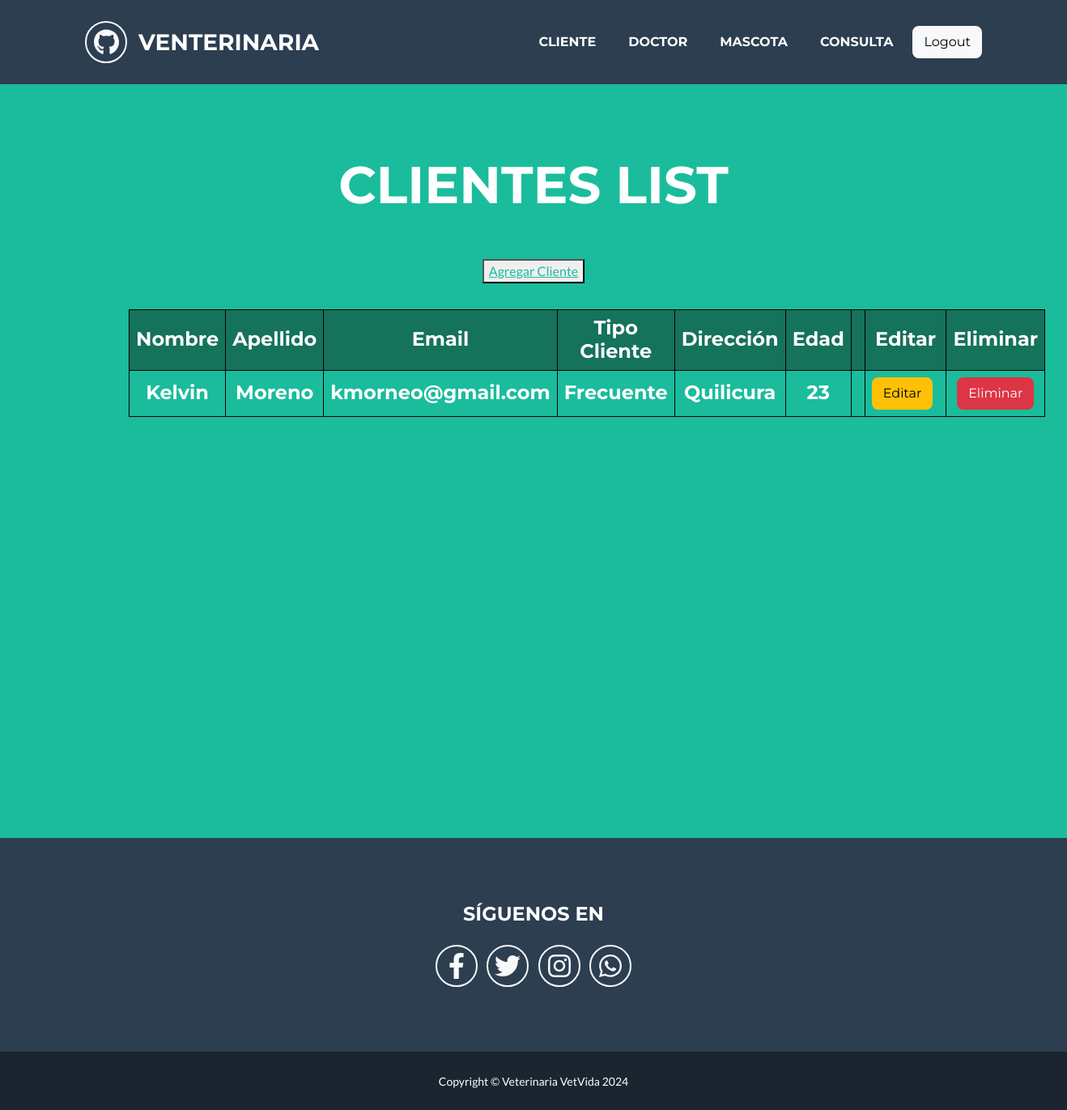
The page /clientes/list (signed in) on the database as committed earlier.
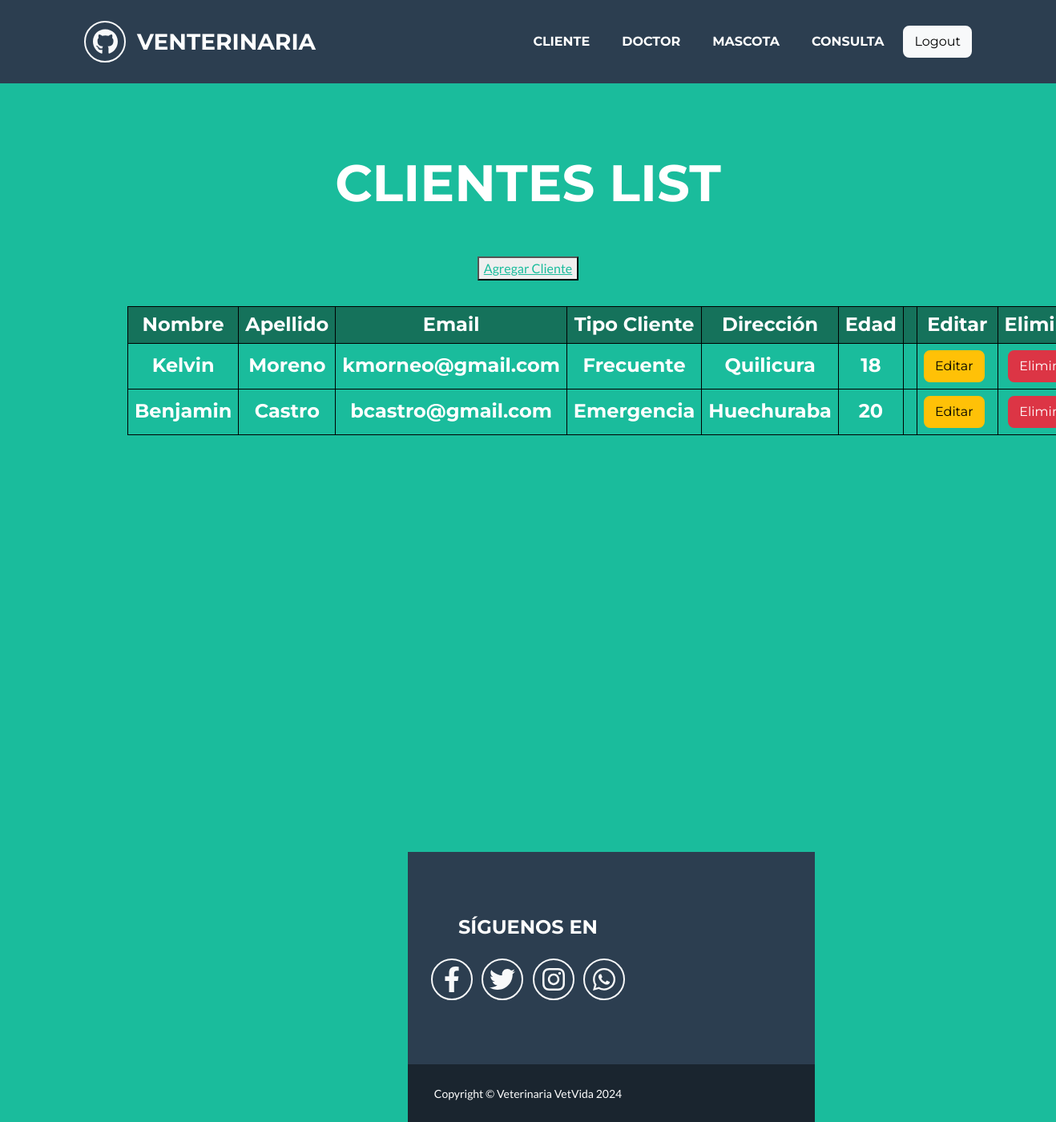
The same page on the database as committed later.
### apps/core/models.py (models this page shows, shortened)
class Cliente(models.Model):
    nombreCliente = models.CharField(max_length=100, null=False, blank=False)
    apellidoCliente = models.CharField(max_length=100, null=False, blank=False)
    emailCliente = models.EmailField(max_length=100, null=True, blank=True)
    tipoCliente = models.ForeignKey(TipoCliente, null=True, blank=True, on_delete = models.CASCADE)
    direccionCliente = models.CharField(max_length=100, null=True, blank=True)
    edadCliente = models.IntegerField(null=True, blank=True)
    class Model:
        verbose_name = "cliente"
        verbose_name_plural = "clientes"

class TipoCliente(models.Model):
    tipoCliente = models.CharField(max_length=100, null=False, blank=False, default="")
    def __str__(self):
        return f"{self.tipoCliente}"

### apps/core/views.py (the view)
# urls.py: path('clientes/list', views.ClienteListView.as_view(), name='clientes_list'),
class ClienteListView(LoginRequiredMixin, ListView):
    model = Cliente
    template_name = 'core/clientes_list.html'

### apps/core/templates/core/clientes_list.html
{% extends 'core/base.html' %}
{% block content %}
    <header style="padding-top: calc(6rem + 104px); padding-bottom: 32rem;" class="masthead bg-primary text-white text-center" >
        <div class="container d-flex align-items-center flex-column">
            <h2 class="masthead-heading text-uppercase mb-0">Clientes List </h2>
            <button style="margin-top: 4rem;"><a href="{% url 'clientes_form' %}"> Agregar Cliente</a></button>
            <h4 style="margin-top: 2rem; max-width: 1000px;">
                <table style="border-collapse: collapse; width: 100%; border: 1px solid black;">
                    <thead>
                        <tr style="border: 1px solid black; background-color: #15725b;">
                            <th style="border: 1px solid black; padding: 8px;">Nombre</th>
                            <th style="border: 1px solid black; padding: 8px;">Apellido</th>
                            <th style="border: 1px solid black; padding: 8px;">Email</th>
                            <th style="border: 1px solid black; padding: 8px;">Tipo Cliente</th>
                            <th style="border: 1px solid black; padding: 8px;">Dirección</th>
                            <th style="border: 1px solid black; padding: 8px;">Edad</th>
                            <th style="border: 1px solid black; padding: 8px;"></th>
                            <th style="border: 1px solid black; padding: 8px;">Editar</th>
                            <th style="border: 1px solid black; padding: 8px;">Eliminar</th>
                        </tr>
                    </thead>
                    <tbody>
                        {% for x in object_list %}
                        <tr style="border: 1px solid black;">
                            <td style="border: 1px solid black; padding: 8px;">{{ x.nombreCliente }}</td>
                            <td style="border: 1px solid black; padding: 8px;">{{ x.apellidoCliente }}</td>
                            <td style="border: 1px solid black; padding: 8px;">{{ x.emailCliente }}</td>
                            <td style="border: 1px solid black; padding: 8px;">{{ x.tipoCliente }}</td>
                            <td style="border: 1px solid black; padding: 8px;">{{ x.direccionCliente }}</td>
                            <td style="border: 1px solid black; padding: 8px;">{{ x.edadCliente }}</td>
                            <td style="border: 1px solid black; padding: 8px"></td>
                            <td style="border: 1px solid black; padding: 8px">
                                <a href="{% url 'clientes_update' x.id %}" class="btn btn-warning me-2">Editar</a>
                            </td>
                            <td style="border: 1px solid black; padding: 8px">
                                <a href="{% url 'clientes_delete' x.id %}" class="btn btn-danger">Eliminar</a>
                            </td>
                        </tr>
                        {% endfor %}
                    </tbody>
                </table>
            </h4>
        </div>
    </header>
{% endblock content %}

Rows that differ between the two databases and show on the page:
changed Cliente "Kelvin": edadCliente "23" → "18"
added Cliente: nombreCliente "Benjamin", apellidoCliente "Castro", emailCliente "bcastro@gmail.com", tipoCliente "Emergencia", direccionCliente "Huechuraba", edadCliente "20"
